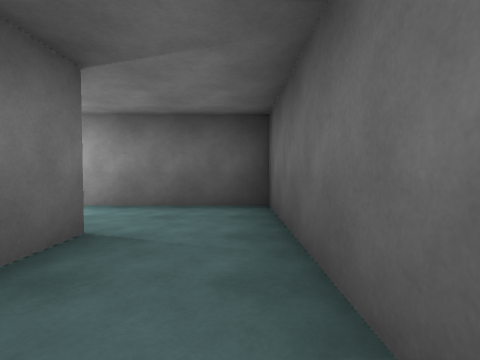
view 1 (above)

24 first-person views from a walk through a Unity game level. The camera is 1.2 m above the floor, tilts 2° down and sees 85° across. The floor is counted in squares, 2 m on a side. Each view is taken from the middle of a square. On the plan, view 1 faces up. The plan holds only what a view shows up to about 9 squares ahead; the rest is blank. The place goes on beyond the plan. Some animated figures are not drawn.

view 2
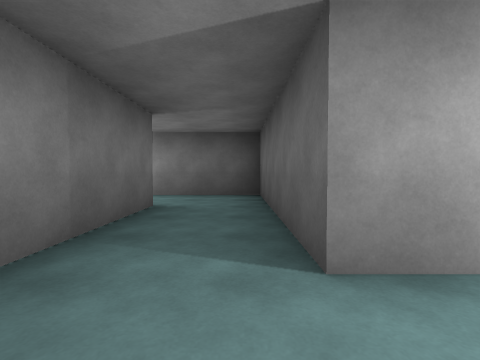

view 3
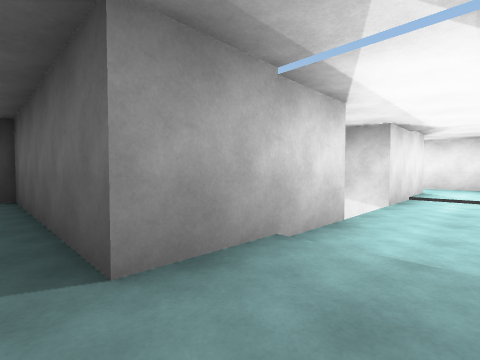

view 4
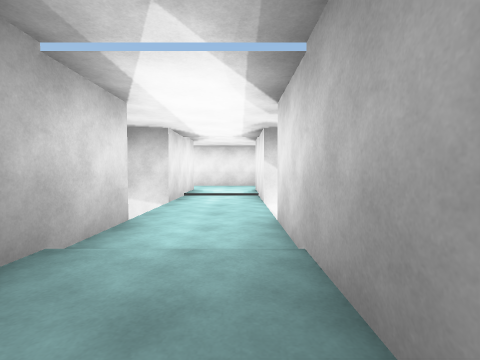

view 5
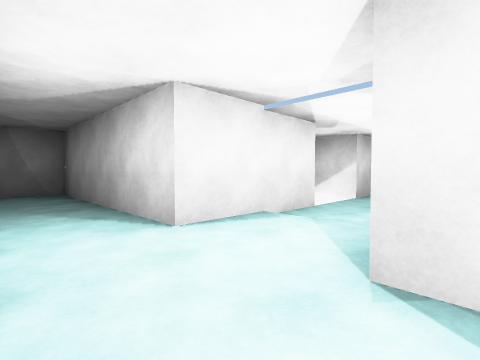

view 6
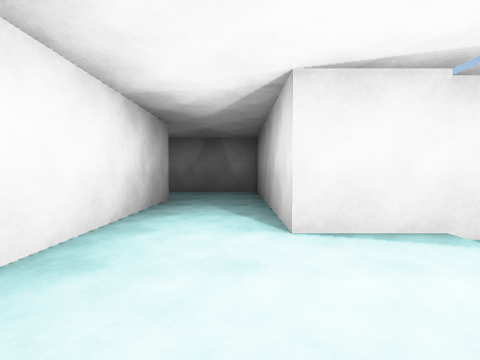

view 7
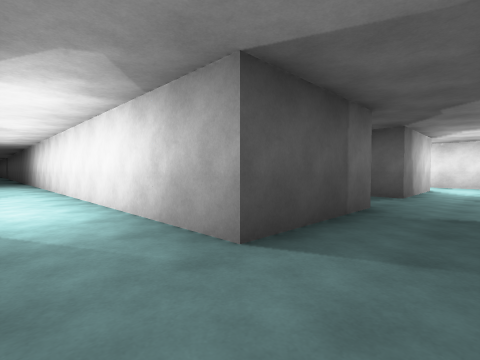

view 8
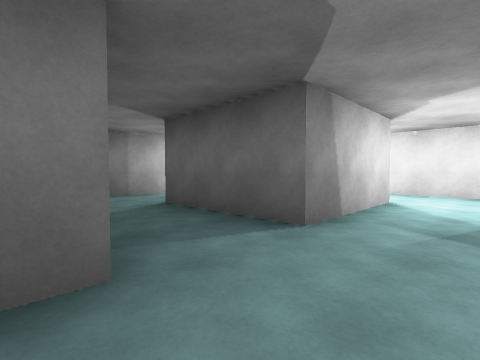

view 9
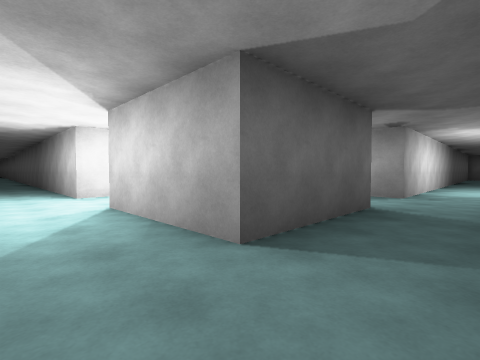

view 10
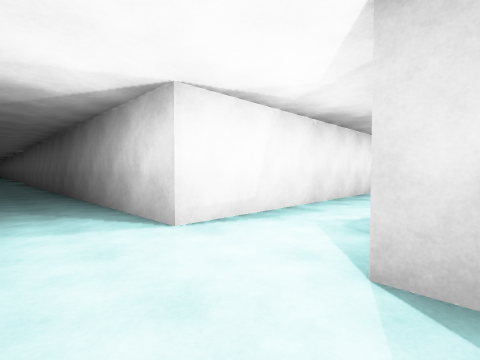

view 11
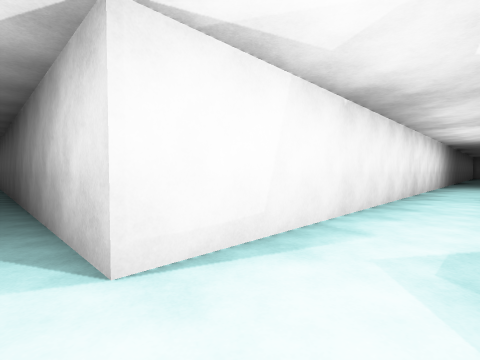

view 12
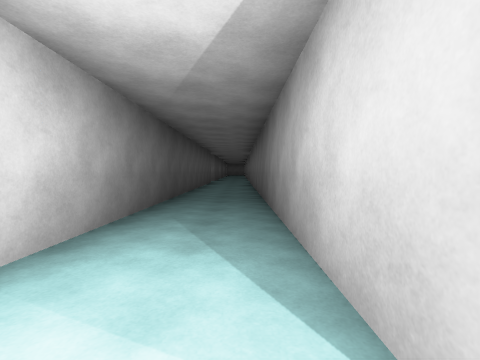

view 13
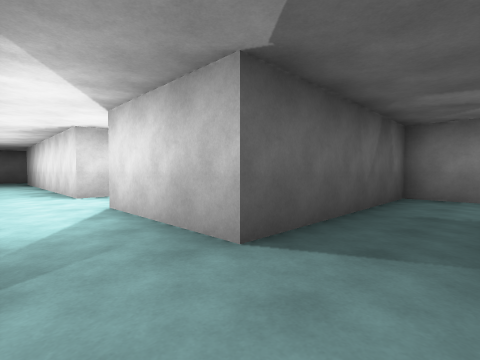

view 14
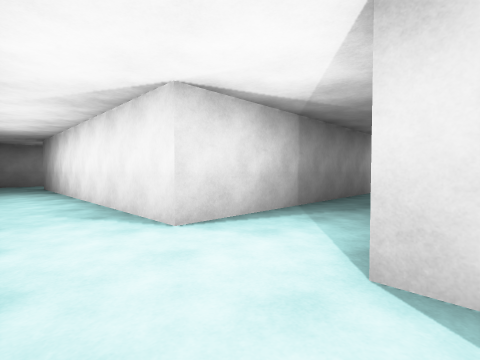

view 15
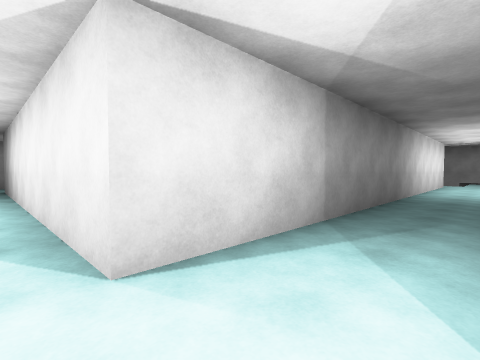

view 16
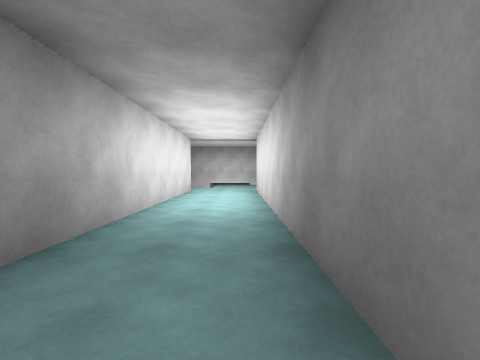

view 17
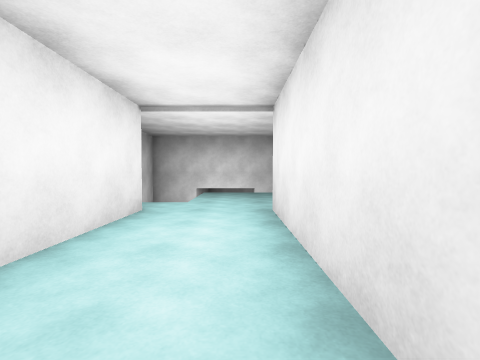

view 18
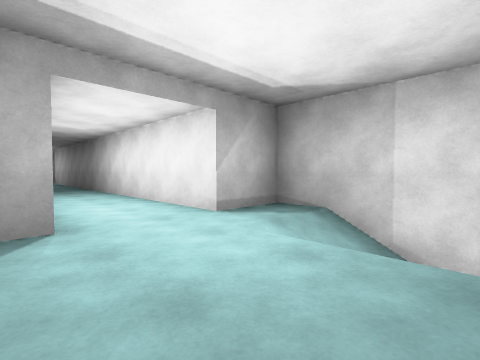

view 19
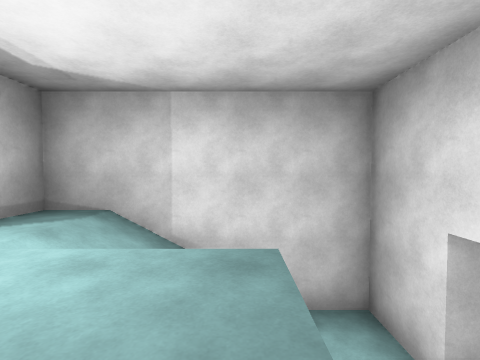

view 20
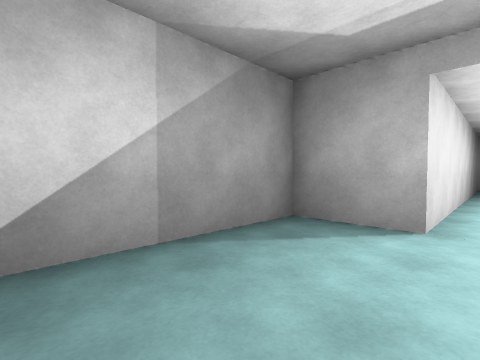

view 21
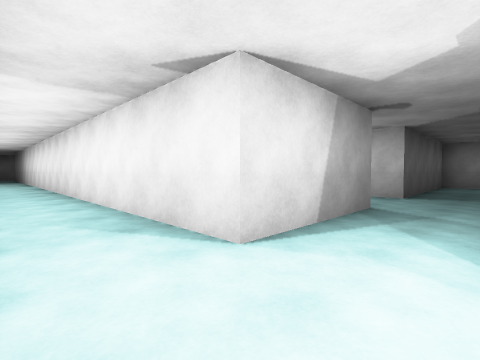

view 22
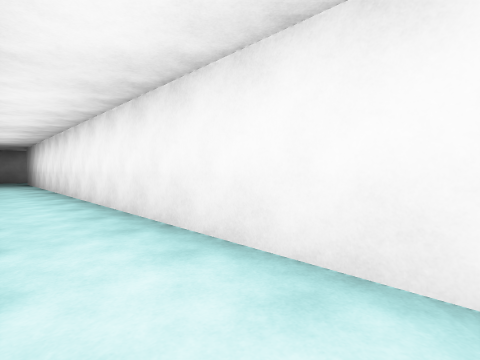

view 23
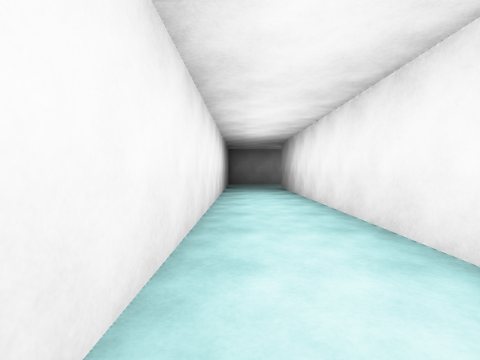

view 24
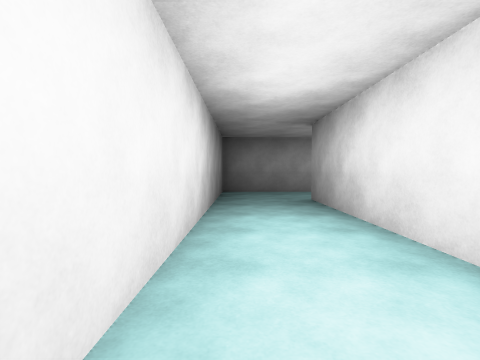

### Floor plan
Key: @ floor where view 1 was taken; # wall or solid block; . main floor; - floor 0.25 m lower than the main floor; / step, stairs or slope.
Columns run from 3 left of view 1 to 30 right of it. Each row starts with its distance up from view 1.
  5 #####
  4 ....#        .#
  3  ...#        .#
  2  #..#       ..#
  1  #..#       ..#
  0  #.@###  ###..#   ###    ########
 -1    ../----/...#  ...............
 -2    ../----/...#  ................
 -3     ###  ###..#  ..###..##########
 -4            #..#  ..## ..#
 -5            #..###..###..#
 -6            #............#
 -7            #............#
 -8            ######..###..#
 -9   ####     ###  #..# #..#
-10   ...#########  #..# #..#
-11   .................# #..#
-12   ///..............# #..#
-13 #/ //############..  #..#
-14 ######          #..  #..
-15                 #..  #..
-16                 #..  #..
-17                 #..  #..#
-18                 #..  #..#
-19                 #..  #..#
-20                 #.   #..#
-21                      #..#
-22                      #..#
-23                      #..#
-24                      #..#
-25                      #..#
-26                      ...#
-27                      ...#
-28                      ####

Positions as (right, up) in squares from view 1, and headings:
1: (0, 0), facing up
2: (0, -2), facing up
3: (0, -2), facing up-right
4: (0, -2), facing right
5: (10, 0), facing down-left
6: (9, 0), facing down
7: (9, -7), facing up-right
8: (13, -7), facing up-right
9: (14, -1), facing down-right
10: (18, -1), facing down-right
11: (19, -2), facing down-right
12: (20, -2), facing right
13: (15, -6), facing down-left
14: (15, -10), facing down-left
15: (14, -11), facing down-left
16: (10, -11), facing left
17: (6, -11), facing left
18: (-1, -10), facing down-right
19: (-1, -10), facing down
20: (-1, -11), facing up-right
21: (20, -6), facing down-left
22: (20, -11), facing down-left
23: (20, -16), facing down
24: (20, -20), facing down
